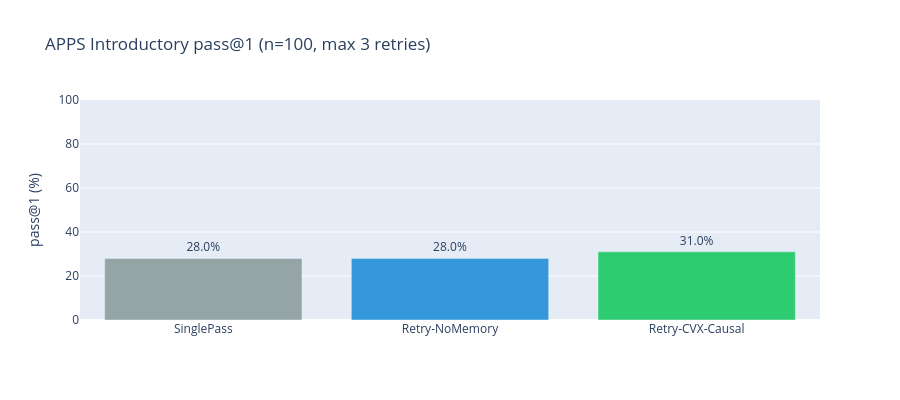

Notebook code for this chart:
### Code cell
import plotly.graph_objects as go

colors = {'SinglePass': '#95a5a6', 'Retry-NoMemory': '#3498db', 'Retry-CVX-Causal': '#2ecc71'}

fig = go.Figure()
for cond, res in all_results.items():
    rate = sum(r['passed'] for r in res) / len(res)
    fig.add_trace(go.Bar(
        x=[cond], y=[rate * 100],
        text=f'{rate:.1%}', textposition='outside',
        marker_color=colors.get(cond, '#333'),
    ))

fig.update_layout(
    title=f'APPS Introductory pass@1 (n={len(eval_problems)}, max {MAX_RETRIES} retries)',
    yaxis_title='pass@1 (%)', yaxis=dict(range=[0, 100]),
    height=400, showlegend=False,
)
fig.show()

### Figure 1 — Plotly figure (JSON) as saved in the notebook; plotly's stock layout.template omitted (floating-point values rounded to 4 significant figures)
{"data": [{"marker": {"color": "#95a5a6"}, "text": "28.0%", "textposition": "outside", "type": "bar", "x": ["SinglePass"], "y": [28.0]}, {"marker": {"color": "#3498db"}, "text": "28.0%", "textposition": "outside", "type": "bar", "x": ["Retry-NoMemory"], "y": [28.0]}, {"marker": {"color": "#2ecc71"}, "text": "31.0%", "textposition": "outside", "type": "bar", "x": ["Retry-CVX-Causal"], "y": [31.0]}], "layout": {"height": 400, "showlegend": false, "title": {"text": "APPS Introductory pass@1 (n=100, max 3 retries)"}, "yaxis": {"range": [0, 100], "title": {"text": "pass@1 (%)"}}}}
